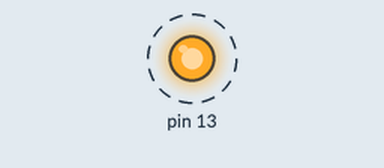
Simulated run of this sketch. Board: Arduino Uno, built with avr-gcc and run on an emulated ATmega328P. On the bench: output pins drawn as LEDs (lit = HIGH). Dashed ring = blinking.

Above: at 0.5 s.
Timing chart, 0 to 4.6 s (numbered marks = the images above):
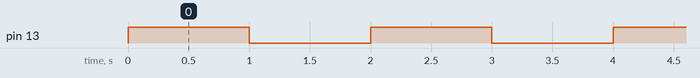

Measured:
- by itself, pin 13: alternates HIGH for 1.0 s and LOW for 1.0 s

The sketch:

sample7_2.ino
```cpp
void setup() {
  pinMode(13,OUTPUT);
}
void loop() {
  static long tm=millis();    // 시각 초기화
  digitalWrite(13,HIGH);      // LED 켬
  while(tm+1000>millis());    // 1초 이내
  digitalWrite(13,LOW);       // LED 끔
  while(tm+2000>millis());    // 1초 이내
  tm=tm+2000;                 // 시각 재설정
}
```
